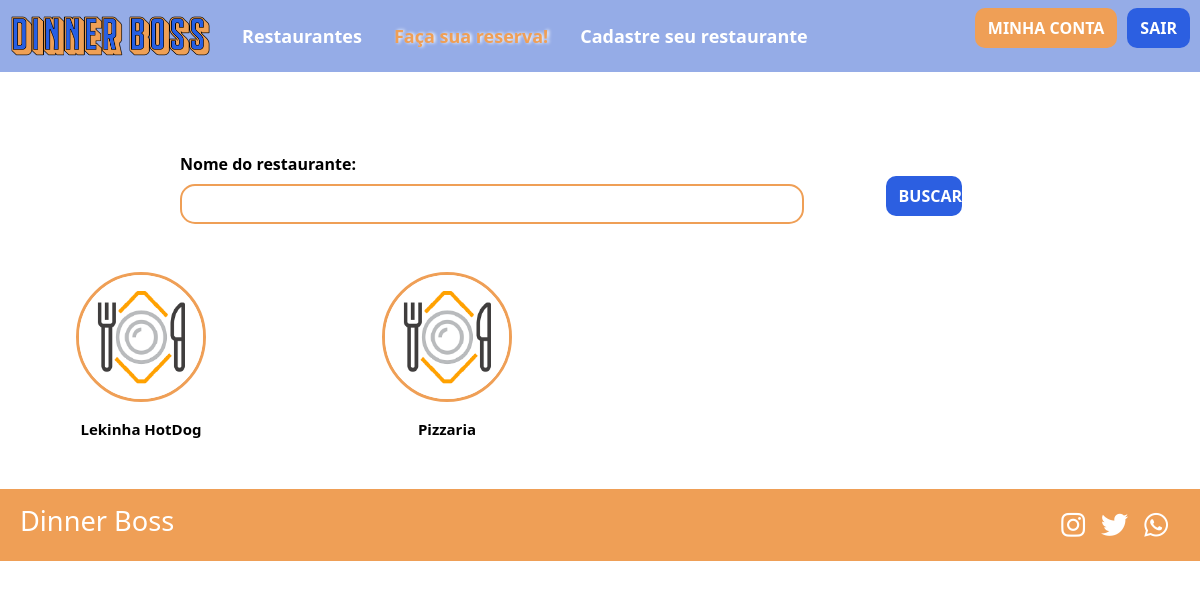
Screenshot of /src/view/buscar-restaurantes.php (signed in) with the database file from the repository.
### tables this page shows
CREATE TABLE `estabelecimento` (
  `id` int(11) NOT NULL,
  `cnpj` varchar(18) NOT NULL,
  `nome` varchar(45) NOT NULL,
  `tel` varchar(16) NOT NULL,
  `redeSocial` varchar(255) DEFAULT NULL,
  `email` varchar(100) NOT NULL,
  `logradouro` varchar(100) DEFAULT NULL,
  `bairro` varchar(50) DEFAULT NULL,
  `cidade` varchar(50) DEFAULT NULL,
  `cep` varchar(12) DEFAULT NULL,
  `estado` varchar(2) DEFAULT NULL,
  `horarioAbrir` varchar(10) DEFAULT NULL,
  `horarioFechar` varchar(10) DEFAULT NULL,
  `diasDaSemana` varchar(255) DEFAULT NULL,
  `formasDePagamento` varchar(255) DEFAULT NULL,
  `logo` mediumblob DEFAULT NULL,
  `site` varchar(255) DEFAULT NULL,
  `empresario_id` int(11) NOT NULL,
  `qtdMesa` int(11) NOT NULL
);

### src/controller_bd_restaurante.php (called while the page is built, shortened)
<?php
    $dadosEstabelecimento = mysqli_query($conexao,"SELECT * FROM estabelecimento");
?>

### src/view/buscar-restaurantes.php (the view, shortened to what this page needs)
<!DOCTYPE html>
<html lang="pt-br">
<?php
include_once('../controller_bd_restaurante.php');
$lista = $GLOBALS['linhas'];
$count = 0;
if (isset($_SESSION['logado']) && $_SESSION['logado'] == true) {
    $logado = true;
} else {
    $logado = false;
}
?>
<head>
    <link href="css/bootstrap.css" rel="stylesheet" type="text/css" />
    <link href="css/style.css" rel="stylesheet" type="text/css" />
</head>
<body>
    <header>
        <nav class="navbar navbar-expand-lg navbar-light">
            <a class="navbar-brand" href="./index.php"><img src="img/logo-dinner.png" alt="" width="200"></a>
            <div class="collapse navbar-collapse" id="navbarSupportedContent">
                <ul class="navbar-nav me-auto mb-2 mb-lg-0">
                    <li class="nav-item">
                        <a class="nav-menu" aria-current="page" href="./buscar-restaurantes.php">Restaurantes</a>
                    </li>
                    <li class="nav-item">
                        <a class="nav-menu active" href="./reserva.php">Faça sua reserva!</a>
                    </li>
                    <li class="nav-item">
                        <a class="nav-menu" href="./cadastro-restaurante.php">Cadastre seu restaurante</a>
                    </li>
                </ul>
                <ul class="d-flex">
                <?php if ($logado == false): ?>
                    <button onclick="window.location.href = './redirecionamento-cadastro.php'" class="btn btn-cadastro-usuario" type="button" id="btn_cadastre-se">Cadastre-se</button>
                    <button onclick="window.location.href = './login.html'" class="btn btn-login" type="button">Entrar</button>
                <?php else:?>
                    <button onclick="window.location.href = './perfil-<?php echo $_SESSION['perfil']?>.php'" class="btn btn-cadastro-usuario" type="button" id="minha_conta">Minha Conta</button>
                    <button onclick="window.location.href = '../sair.php'" class="btn btn-login" type="button">Sair</button>
                <?php endif ?>
                </ul>
            </div>
        </nav>
    </header>
    <main>
        <section>
            <div class="col-md-12">
                <div class="form-rest">
                    <form>
                        <div class="row">
                            <div class="mb-3 col-md-9">
                                <label for="nomeRestaurante" class="form-label text-form-cadastro">Nome do
                                    restaurante:</label>
                                <input type="text" class="form-control form-cadastro-input" id="nomeRestaurante"
                                    required>
                            </div>
                            <div class="mb-3 col-md-3">
                                <button type="submit" class="btn btn-buscar mt-4">Buscar</button>
                            </div>
                        </div>
                    </form>
                </div>
            </div>
            <div class="row">
            <?php if ($lista != null): ?>
                <?php while($count < count($lista)){?>
                <div class="col-md-3 logo-nome">
                    <a class="text-decoration-none" href="./perfil-restaurante.php?id=<?php echo $lista[$count]['id']?>">
                        <img class="busca-logos rounded-circle" src="../pictures/<?php echo $lista[$count]['logo']?>">
                        <p class="busca-nome"><?php echo $lista[$count]['nome']?></p>
                    </a>
                </div>
            <?php $count +=1;}?>
            <?php else:?>
                <h3>Ainda não temos nenhum estabelecimento cadastrado ;(</h3>
            <?php endif ?>
            </div>
        </section>
    </main>
    <footer>
        <div id="footer-areas">
            <div class="container-fluid">
                <div class="row">
                    <div class="col-md-6">
                        <a>
                            <h3>Dinner Boss</h3>
                        </a>
                    </div>
                    <div class="col-md-6 footer-sociais">
                        <a class="link-sociais" href="#"><i class="fab fa-whatsapp"></i></a>
                        <a class="link-sociais" href="#"><i class="fab fa-twitter"></i></a>
                        <a class="link-sociais" href="#"><i class="fab fa-instagram"></i></a>
                    </div>
                </div>
            </div>
        </div>
    </footer>
</body>
</html>

### src/view/css/style.css (style rules this page uses)
:root { --azul: #2C5FE1; --laranja: #EF9F56; --azul-claro: #95ACE7; --vermelho: #ea4335; }
* { margin: 0; padding: 0; }
html,body { width: 100%; height: 100%; padding: 0; overflow-x: hidden; text-decoration: none; }
header { background: var(--azul-claro); padding: 0 10px; }
.nav-menu { display: block; padding: 0.5rem 1rem; font-weight: bold; color: #FFF; text-decoration: none; font-size: 18px; transition: color 0.15s ease-in-out, background-color 0.15s ease-in-out, border-color 0.15s ease-in-out; }
.active { color: var(--laranja); text-shadow: 0.1em 0em 0.2em #FFF; font-size: 18px; }
.btn-login, .btn-buscar { background-color: var(--azul); color: #FFF; font-weight: bold; text-transform: uppercase; padding: 5px 10px; border-radius: 10px; border: 3px solid transparent; transition: .5s; text-decoration: none; }
.btn-cadastro-usuario { background-color: var(--laranja); color: #FFF; font-weight: bold; text-transform: uppercase; padding: 5px 10px; border-radius: 10px; border: 3px solid transparent; transition: .5s; text-decoration: none; margin: 0 10px; }
footer { margin-top: auto; background-color: var(--laranja); text-decoration: none; display: inline-block; width: 100%; }
#footer-areas { text-align: center; width:100%; margin: 0; height: 100%; overflow: hidden }
.footer-sociais { padding: 1rem; }
.link-sociais { font-size: 1.7rem; color: #FFF; padding-right: 1rem; float: right; }
footer h3 { padding: 1rem 0.5rem; font-size: 1.7rem; color: #FFF; float: left; }
#busca-home h1,form { color: #FFF; width: 70%; float:right; text-align: center; padding: 80px 0 0; }
.btn-buscar { width: 40%; }
.form-rest { display: flex; flex-wrap: wrap; justify-content: center; }
.text-form-cadastro { color:black; font-weight: bold; display: flex; align-items: flex-start; }
.form-cadastro-input { border: 2px solid var(--laranja); border-radius: 15px; }
.busca-logos { border: 0.2rem solid var(--laranja); width: 130px; }
.logo-nome { display: flex; justify-content: center; flex-wrap: wrap; margin: 2rem 0; }
.busca-nome { text-align: center; font-weight: bold; font-size:15px; color: black; padding-top: 1rem; }

### rows the page displays
estabelecimento: logo (picture), nome "Lekinha HotDog"
estabelecimento: logo (picture), nome "Pizzaria"
